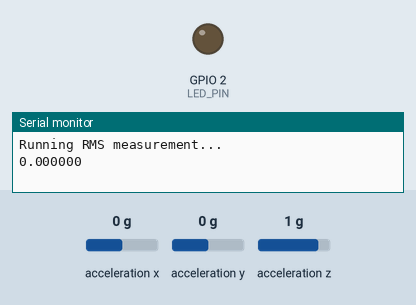
The program below on a simulated ESP32. On the bench: output pins drawn as LEDs (lit = HIGH), the last lines printed to the serial monitor. The test bench sets the inputs (shaded band); at power-on: acceleration x 0 g, acceleration y 0 g, acceleration z 1 g.

Above: at 1.2 s.
1.3 s: acceleration x set to -1.4 g
At 2.9 s:
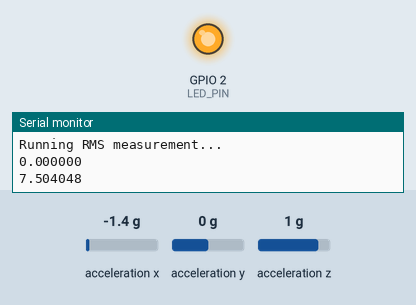
Timing chart, 0 to 36.4 s (numbered marks = the images above; inputs shaded):
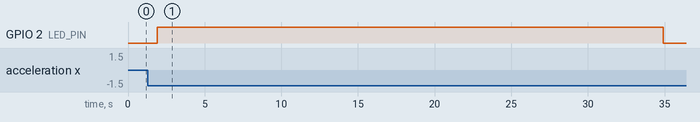

The program:

main.cpp
```cpp
#include <Wire.h>
#include <Adafruit_Sensor.h>
#include <Adafruit_ADXL345_U.h>
#include <Arduino.h>

#define LED_PIN 2

Adafruit_ADXL345_Unified accel = Adafruit_ADXL345_Unified(12345);

// Cấu hình
const int SAMPLE_HZ = 10;
const int WINDOW_SIZE = 100;
const int BATCH_PRINT = 10;
const float ALPHA_GRAV = 0.98;
const float ON_THRESH = 0.08;
const float OFF_THRESH = 0.06;

float gx = 0, gy = 0, gz = 0;
bool gravityInit = false;

// Lưu cửa sổ trượt cho dynamicSquare
float buf[WINDOW_SIZE];
int bufIndex = 0;
int bufCount = 0;
double sumSq = 0.0;

int batchCount = 0;
bool ledState = false;

void setup()
{
  Serial.begin(115200);
  pinMode(LED_PIN, OUTPUT);
  Wire.begin();

  if (!accel.begin())
  {
    Serial.println("ADXL345 not found!");
    while (1)
      ;
  }
  accel.setRange(ADXL345_RANGE_2_G);
  Serial.println("Running RMS measurement...");
}

void loop()
{
  unsigned long start = millis();

  sensors_event_t e;
  accel.getEvent(&e);

  float ax = e.acceleration.x;
  float ay = e.acceleration.y;
  float az = e.acceleration.z;

  // Khởi tạo trọng lực
  if (!gravityInit)
  {
    gx = ax;
    gy = ay;
    gz = az;
    gravityInit = true;
  }

  // Low-pass gravity (Bộ lọc thông thấp lấy phần trọng lực)
  gx = ALPHA_GRAV * gx + (1 - ALPHA_GRAV) * ax;
  gy = ALPHA_GRAV * gy + (1 - ALPHA_GRAV) * ay;
  gz = ALPHA_GRAV * gz + (1 - ALPHA_GRAV) * az;

  // Trừ phần trọng lực để lấy phần động
  float dx = ax - gx;
  float dy = ay - gy;
  float dz = az - gz;
  float dynSq = dx * dx + dy * dy + dz * dz;

  // Debug chi tiết
  // Serial.print("ax: ");
  // Serial.print(ax, 6);
  // Serial.print(",");
  // Serial.print(ay, 6);
  // Serial.print(",");
  // Serial.print(az, 6);
  // Serial.print(",");
  // Serial.println(dynSq, 6);
  // Cập nhật running sum
  if (bufCount < WINDOW_SIZE)
  {
    buf[bufIndex] = dynSq;
    sumSq += dynSq;
    bufCount++;
  }
  else
  {
    // Sau khi đủ window_size thì cửa số trượt
    sumSq -= buf[bufIndex];
    buf[bufIndex] = dynSq;
    sumSq += dynSq;
  }

  bufIndex = (bufIndex + 1) % WINDOW_SIZE;

  // In RMS định kỳ (hiện tại là 1 giây 1 lần, tức 10 lần đo dynSq sẽ in ra 1 lần RMS)
  batchCount++;
  if (batchCount >= BATCH_PRINT && bufCount > 0)
  {
    float rms = sqrt(sumSq / bufCount);

    // Serial.print("RMS(g): ");
    Serial.println(rms, 6);

    // Logic bật tắt LED với hysteresis
    if (!ledState && rms > ON_THRESH)
    {
      ledState = true;
      digitalWrite(LED_PIN, HIGH);
    }
    else if (ledState && rms < OFF_THRESH)
    {
      ledState = false;
      digitalWrite(LED_PIN, LOW);
    }

    batchCount = 0;
  }
  // Delay cứng , ví dụ delay(100) thì vòng lặp sẽ lâu hơn 100ms do còn tính toán ở trên. phải trừ phần thời gian tính toán.
  long wait = (1000 / SAMPLE_HZ) - (millis() - start);
  if (wait > 0)
    delay(wait);
}
```

Measured:
- after the input at 1.3 s, GPIO 2 (LED_PIN): LOW → HIGH after 0.60 s, → LOW 33.0 s later
